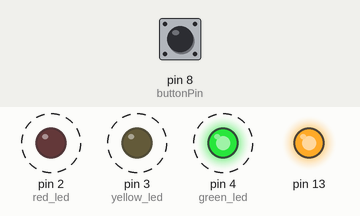
Recording of a sketch running on a simulated Arduino Uno, built with avr-gcc and run on an emulated ATmega328P. On the bench: output pins drawn as LEDs (lit = HIGH). Dashed ring = blinking. The test bench sets the inputs (shaded band); at power-on: pin 8 (buttonPin) LOW.

Above: at 1.2 s.
1.3 s: pin 8 (buttonPin) pulled HIGH for 3.2 s
At 2.1 s:
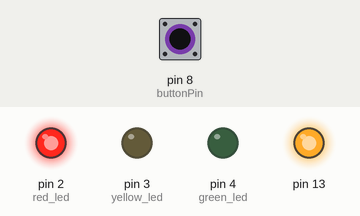
At 5.69 s:
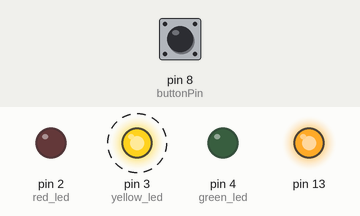
Timing chart, 0 to 12.0 s (numbered marks = the images above; inputs shaded):
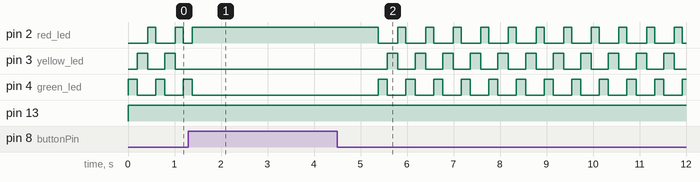

Measured:
- by itself, pin 2 (red_led): repeats every 0.59 s: LOW 0.42 s, HIGH 0.17 s
- by itself, pin 4 (green_led): repeats every 0.59 s: HIGH 0.20 s, LOW 0.40 s

The sketch:

BlinkTest-1.ino
```cpp
#include <Arduino.h>
#include <stdlib.h>

//Use #define so the values are compile time const
#define green_led 4
#define yellow_led 3
#define red_led 2
#define delayVal 400
#define buttonPin 8

void setup() {
  //Setup LEDs
  pinMode(green_led, OUTPUT);
  pinMode(yellow_led, OUTPUT);
  pinMode(red_led, OUTPUT);
  pinMode(13, OUTPUT);
  pinMode(buttonPin, INPUT);
  pinMode(A5, INPUT);

}

bool ButtonInterrupt() {
  int val = digitalRead(buttonPin);

  if (val == HIGH) {
    digitalWrite(red_led, HIGH);
    digitalWrite(green_led, LOW);
    digitalWrite(yellow_led, LOW);
    delay(1000);
    return 1;
  } else {
      digitalWrite(red_led, LOW);
  }
  return 0;
}

//Method that sets the digital pin `pin` to high, then waits dv ms then sets the pin to low
void Flash(uint8_t pin, uint8_t dv) {
  digitalWrite(pin, HIGH);
  delay(dv);
  digitalWrite(pin, LOW);
}

// the loop function runs over and over again forever
void loop() {

  //We digital write 13 to high so i can do other projects with pin 13
  digitalWrite(13, HIGH);


  if (ButtonInterrupt()) { return; }
  //Flash the green led 2.5s, then yellow 1.25s, then red 3.5s.
  Flash(green_led, 2500);
  if (ButtonInterrupt()) { return; }
  Flash(yellow_led, 1250);
  if (ButtonInterrupt()) { return; }

  Flash(red_led, 3500);
}
```
